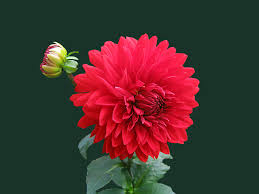
#> input picture Image/srity.jpg, 259 x 194 px
$ python '2(b).py'
#> lines starting #> are read from the running program, lines starting #| are printed output that depends on the picture
import cv2
import numpy as np
import matplotlib.pyplot as plt

original_image = cv2.imread("Image/srity.jpg", 0)
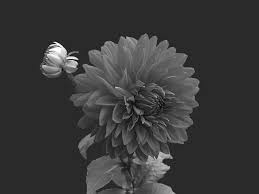
#> original_image: shape (194, 259); min 0, max 255, mean 57

row, col = original_image.shape
#> row = 194; col = 259

log_image = original_image.copy()
power_image = original_image.copy()

pwr = 5

for i in range(row):
    for j in range(col):
        log_image[i][j] = np.exp(1 + log_image[i][j])
        power_image[i][j] = np.power(power_image[i][j], pwr)
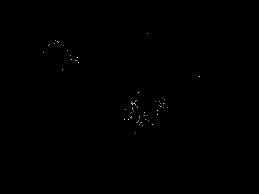
#> log_image: shape (194, 259); min 0, max 246, mean 0.3
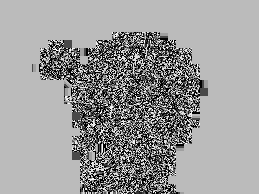
#> power_image: shape (194, 259); min 0, max 255, mean 154.7

plt.subplot(3,1,1)
plt.imshow(original_image,cmap='gray')

plt.subplot(3,1,2)
plt.imshow(log_image,cmap='gray')

plt.subplot(3,1,3)
plt.imshow(power_image,cmap='gray')

plt.show()
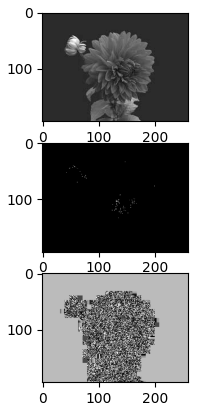
#> figure drawn by matplotlib, 3 panels
